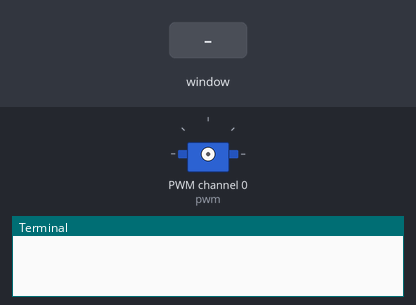
Bench run of a program on a simulated Raspberry Pi (BCM pin numbers). Shown: servo, the last lines printed to the terminal. The test bench sets the inputs (shaded band). The desktop window is not drawn, its controls go by their first labels and the mouse button is held 0.15 s; servo angles are drawn from the pulse width (0.5 ms = 0°, 2.5 ms = 180°).

Above: at 1.2 s.
1.3 s: slider 1 in the window set to 515
2.8 s: slider 1 in the window set to 308
At 4.0 s:
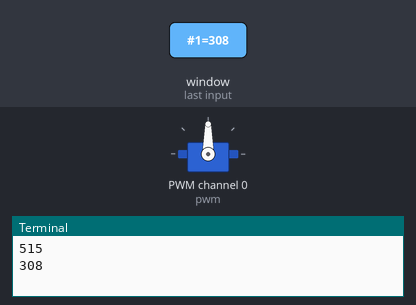
4.3 s: slider 1 in the window set to 100
At 5.1 s:
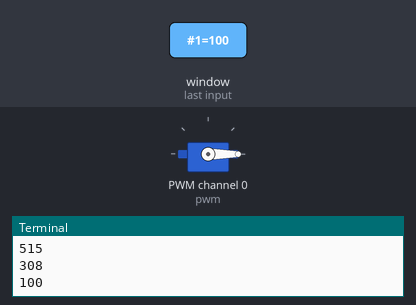
5.8 s: slider 1 in the window set to 204
At 6.3 s:
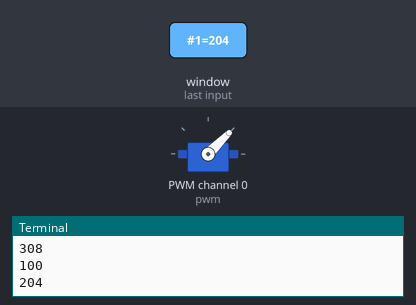
Timing chart, 0 to 8.3 s (numbered marks = the images above; inputs shaded):
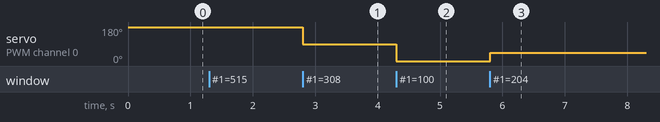

Measured:
- after the input at 2.8 s, servo on PWM channel 0 (pwm): 180° → 90° at once
- after the input at 4.3 s, servo on PWM channel 0 (pwm): 90° → 0° at once
- after the input at 5.8 s, servo on PWM channel 0 (pwm): 0° → 45° at once

The program:

servoSlide.py
```python
#coding:utf-8
#このプログラムはGUIを用いてサーボモータを動かすプログラムです

from Adafruit_PWM_Servo_Driver import PWM
import time
import Tkinter

#Tkオブジェクトのインスタンス作成
root=Tkinter.Tk()
root.geometry("400x300")
pwm_val=Tkinter.DoubleVar()
pwm_val.set(308)
pwm = PWM(0x40) #インスタンス作成, I2cアドレス40番
pwm.setPWMFreq(50)  #周波数50Hzで動作(T=20ms)

def controlServo(dc):
	pwm.setPWM(0,0,int(pwm_val.get()))
	print(int(pwm_val.get()))
s=Tkinter.Scale(root, label='LED', orient='h', from_=100, to=515, variable=pwm_val, command=controlServo)

s.pack()
root.mainloop()
```
